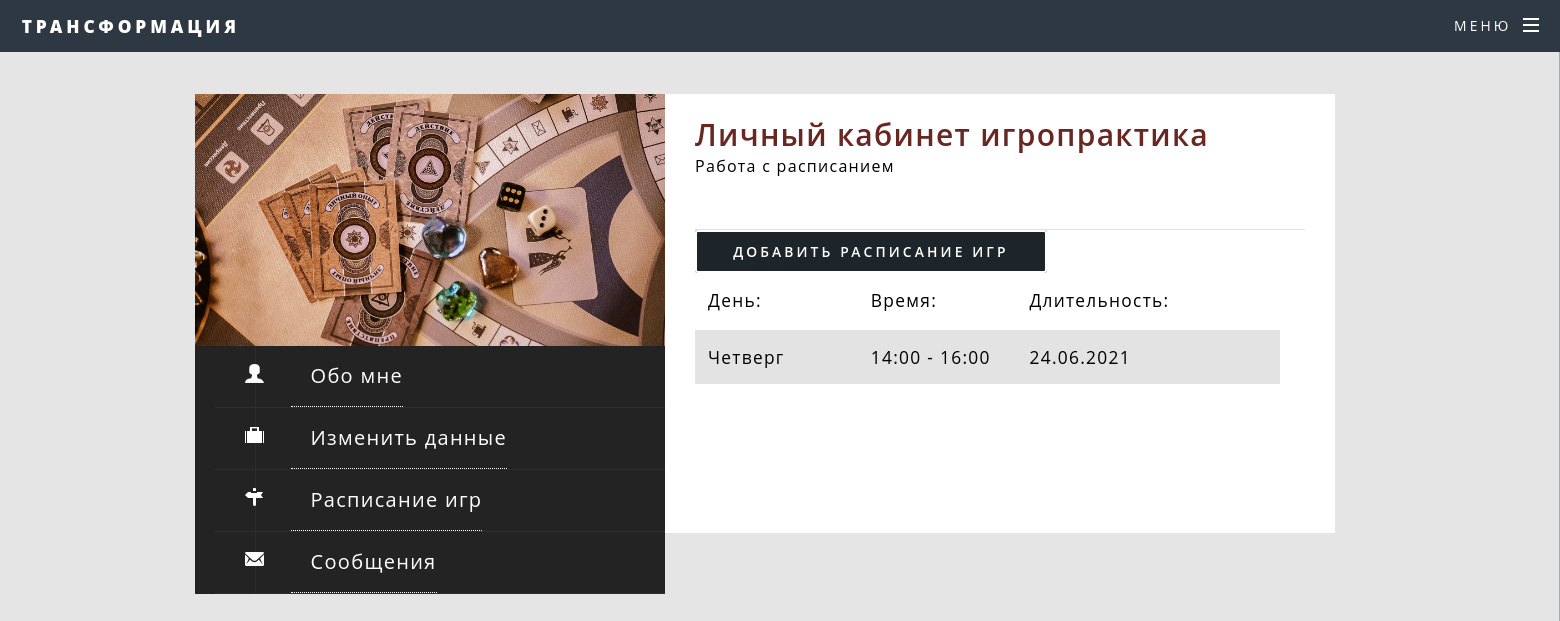
The app's page /psychology/raspisanie.php (signed in) with its own data.
### psychology/raspisanie.php (the view, shortened to what this page needs)
<?php
include "connect.php"
?>
<!DOCTYPE html>
<html>
<head>
	<link href="css/demo.css" rel="stylesheet" type="text/css">
	 <link rel="stylesheet" href="css/jqbar.css" />
	<link rel="stylesheet" type="text/css" href="css/bootstrap.css">
	<link rel="stylesheet" type="text/css" href="css/bootstrap-responsive.css">
	<link rel="stylesheet" type="text/css" href="css/style1.css">
	<link rel="stylesheet" href="font-awesome/css/font-awesome.min.css">
    <link rel="stylesheet" type="text/css" href="css/simpletextrotator.css" />
		<link rel="stylesheet" href="assets/css/main1.css" />
</head>
<body>
<header id="header">
						<h1><a href="index.php">Трансформация</a></h1>
						<nav id="nav">
							<ul>
								<li class="special">
									<a href="#menu" class="menuToggle"><span>Меню</span></a>
											<?php
											if (empty($_SESSION['username']))
												{
													echo '<li><a href="registr.php">Регистрация</a></li><br>';
													echo '<form action="testik.php" method="post">
													<p>
													   <label>Ваш логин:<br></label>
													   <input name="username" type="text" size="15" maxlength="15">
													   </p>
													   <p>
													   <label>Ваш пароль:<br></label>
													   <input name="password" type="password" size="15" maxlength="15">
													   </p>
													   <p>
													   <input type="submit" name="submit" value="Войти"></form>';
												}
											else
												{
													$usname=$_SESSION["username"];
												}
												?>
								</li>
							</ul>
						</nav>
					</header>
	<div class="container topbottom">
		<div class="row-fluid">
			<div class="span5">
				<img src="img/avatar.jpg" alt="Profile Avatar" class="avatar">
				<div class="navigation">
					<div>
						<ul>
						<li>
								<img src="img/about-icon.png">
								<a href="kabiner.php">Обо мне</a>
							</li>
							<li>
								<img src="img/portfolio-icon.png">
								<a href="changePersIgropr.php">Изменить данные</a>
							</li>
							<li>
								<img src="img/followme-icon.png">
								<a href="raspisanie.php">Расписание игр</a>
							</li>
							<li>
								<img src="img/contact-icon.png">
								<a href="messagepr.php">Сообщения</a>
							</li>
						</ul>
					</div>
				</div>
			</div>
<?php
$result = " SELECT `idRukovodit`,`Фамилия`, `Имя`, `Отчество`,`О себе` FROM игропрактик WHERE `login` = '$usname'";
$result1 = mysqli_query($conn, $result) or trigger_error(mysql_error()." in ". $result);
$myrow = mysqli_fetch_array($result1);;
$idprepodovat=$myrow["idRukovodit"];
?>
<div class="span7 homeabout">
				<div class="person">
					<span class="name">Личный кабинет <?php echo"игропрактика";?></span>
					<div class="font16"> <p style="color:#000000;">Работа с расписанием</p></div>
                    </div>
                    <section>
						<section>
							<div>
                            <div>
                            <div class="container">
                            <div>
                                <div>
                                    <form action="raspisanie.php" method="post" >
                                    <input type="submit" name="send2" value="Добавить расписание игр"/></from>
                              <?php
                             $query23 = " SELECT
            `KodRasp`, `idGroup`, `День недели`, `Время`, `Дата`, `idRukovodit` FROM `расписание` WHERE `idRukovodit`=$idprepodovat
            ;";
            $result109 = $conn->query($query23);
            echo '<table style=color:#000000; width="50 px" border=1>
            <thead>
                <tr>
                    <td class="col1">День:</td>
                    <td class="col1">Время:</td>
                    <td class="col1">Длительность:</td>
                </tr>
            </thead>
            <tbody>';
                    while ($row15 = mysqli_fetch_array($result109)):
                ?>
                    <tr>
                        <td class="col1">
                            <?php echo $row15["День недели"]; ?>
                        </td>
                        <td class="col1">
                            <?php echo $row15["Время"]; ?>
                        </td>
                        <td class="col1" >
                            <?php echo $row15["Дата"]; ?>
                        </td>
                    </tr>
                <?php endwhile; ?>
                                </div>
                            </div>
                        </div>
							</div>
						</section>
				</div>
				</div>
			</div>
</body>
</html>

### psychology/css/style1.css (style rules this page uses)
body { font-family: 'Source Sans Pro', sans-serif; font-size: 18px; color: #383838; line-height: 30px; background: #e5b2ff; line-height: 1.5; }
.topbottom { margin: 6% auto; }
a, a:hover { text-decoration: none; }
.avatar { width:100%; }
.navigation > div { background: url('../img/sep.png') repeat-y 60px 195px; }
.navigation { background: #232323; font-size: 20px; line-height: 60px; }
.navigation ul { margin: 0 !important; }
.navigation li { list-style-type: none !important; border-bottom: 1px solid #2e2e2e; }
.navigation img { padding: 0 20px; }
.navigation a, .navigation a:hover { color: #fff !important; line-height: 60px; padding-left: 20px; display: inline-block; }
.homeabout { background: #fff; margin: 0 !important; padding: 20px 30px ; min-height:439px!important; }
.person { font-size: 30px; border-bottom: 1px solid #e1e1e1; padding-bottom: 20px; line-height: normal; margin: 0; }
.font16 { font-size:16px; }
.name { font-weight: 600; color: #692722; }
.span5 { background-color:#232323; }
.span7 { background-color:#ffffff; }

### psychology/raspisanie.php (style rules this page uses)
table { width: 50%; }
.col1 { width: 100px; }

### records on screen
расписание: День недели "Четверг", Время "14:00 - 16:00", Дата "24.06.2021"
